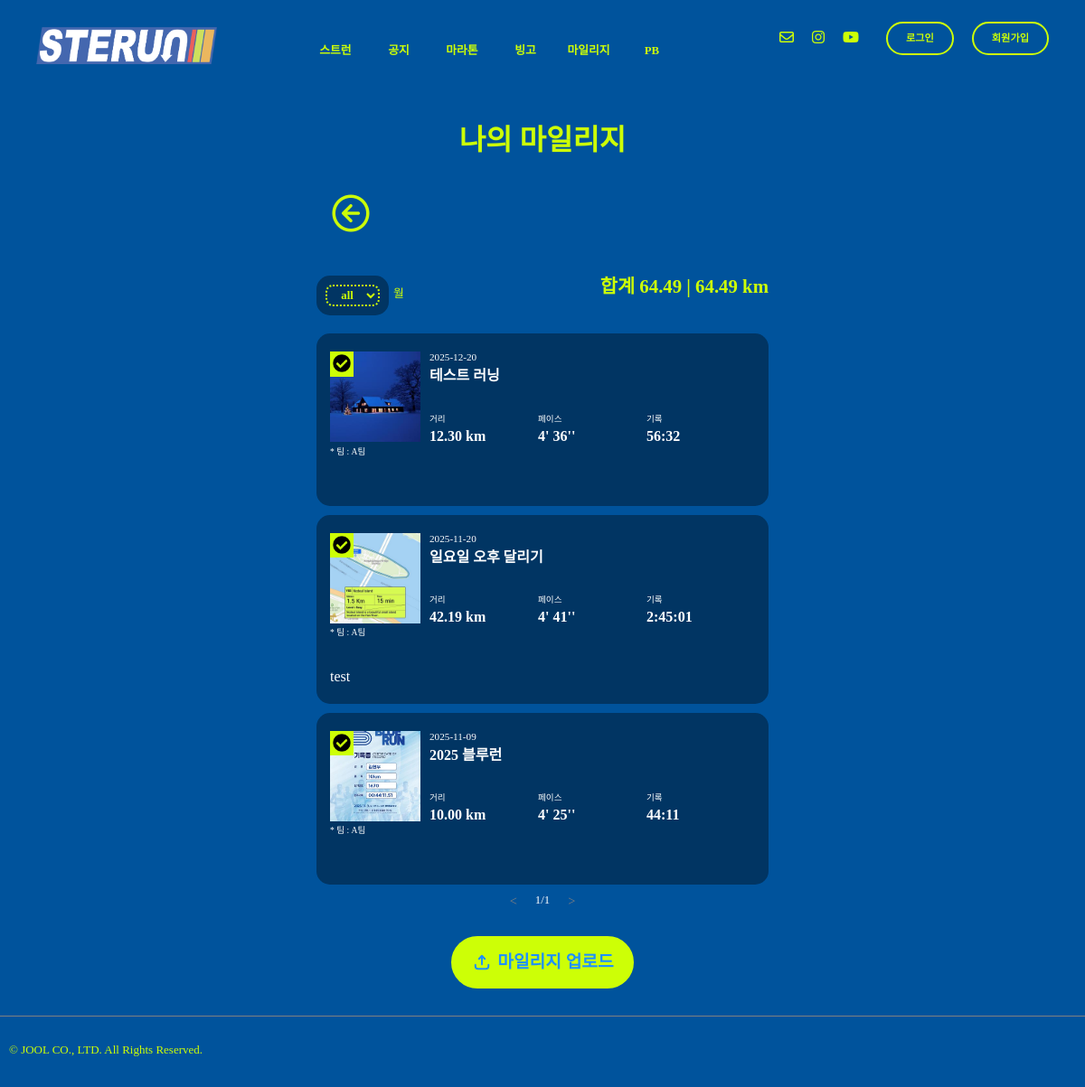
/runres/recordview/1/, run on the app's committed database.
### record/models.py (models this page shows, shortened)
class Record(models.Model):
    record_id = models.AutoField(primary_key=True)
    title = models.CharField(max_length=50)
    user = models.ForeignKey(settings.AUTH_USER_MODEL,on_delete=models.CASCADE)
    team = models.ForeignKey(Team, null=True, blank=True, on_delete=models.SET_NULL)
    record_date = models.DateField(blank=True, null=True)
    image = ResizedImageField(size=[500,500], upload_to="record", blank=False)
    distance = models.DecimalField(max_digits=6, decimal_places=2, blank=False, null=False)
    pace_m = models.IntegerField(null=True, blank=True)
    pace_s = models.IntegerField(null=True, blank=True)
    time_h = models.IntegerField(null=True, blank=True)
    time_m = models.IntegerField(null=True, blank=True)
    time_s = models.IntegerField(null=True, blank=True)
    desc = models.TextField(blank=True)
    confirmed = models.BooleanField(default=False)

class Team(models.Model):
    STATUS_CHOICES = [
        ('ready', '준비중'),
        ('go', '운영중'),
        ('stop', '완료'),
    ]
    team_id = models.AutoField(primary_key=True)
    team_name = models.CharField(max_length=50, null=False, blank=False)
    status = models.CharField(max_length=50, choices=STATUS_CHOICES, default='ready')
    def __str__(self):
        return str(self.team_name)

### record/views.py (the view, shortened to what this page needs)
# urls.py: path('recordview/<str:pk>/', views.recordview, name='recordview'),
def recordview(request,pk):
    month = request.GET.get('month')
    if month =="0" or month == None:
        month = "0"
        record_list = Record.objects.filter(user=pk).order_by('-record_date')
        distance_sum = Record.objects.filter(confirmed=True).filter(user=pk).aggregate(Sum('distance'))
        distance_sum_not = Record.objects.filter(user=pk).aggregate(Sum('distance'))
    page = int(request.GET.get('p', 1)) #없으면 1로 지정
    paginator = Paginator(record_list, 3) #한 페이지 당 몇개 씩 보여줄 지 지정
    record_list = paginator.get_page(page)
    return render(request,"record/run_record.html", {"context":record_list, "distance_sum":distance_sum, "month": month, "distance_sum_not":distance_sum_not})

### templates/record/run_record.html (shortened to what this page needs)
{% extends "base.html" %}
{% load static %}
{% block content %}
  <div class="main-view">
    <div class="space-h30"></div>
    <div>
      <p class="page-title">나의 마일리지</p>
    </div>
    <div class="container-500">
      <div class="run-submit-prev">
        <div class="previous-btn">
          <a href="{{ request.META.HTTP_REFERER }}">
            <img src="{% static "img/circle-arrow-down.png" %}" alt="logo-top" height="50px" ,="," width="auto"></a>
        </div>
      </div>
    </div>
    <div class="width500">
      <div class="space-h30"></div>
    </div>
    <div class="search-sum">
      <div class="filter-line">
        <div class="filter-card flex-row">
          <form action="{% url 'runres:recordview' user.pk %}" method="get" id="month-filter">
            <select name="month" class="month-filter">
              <option value="0">all</option>
            </select>
          </form>
        </div>
        <div class="month-filter-txt">월</div>
      </div>
      <div class="distance-sum">합계
        {{ distance_sum.distance__sum | floatformat:2 }}
        |
        {{ distance_sum_not.distance__sum | floatformat:2 }}
        km</div>
    </div>
    <div class="record-wrap-container">
      {% for data in context %}
        <div class="record-list-container">
          <a href="{% url 'runres:recordUpdateView' user.pk data.record_id %}">
            <div class="main-info-1 fade-in-up-short">
              <div class="record-img">
                {% if data.confirmed %}
                  <div class="cf-check">
                    <img src="{% static "img/check_circle_icon.png" %}" alt="logo" height="20px" width="auto">
                  </div>
                {% endif %}
                <img src="/media/{{ data.image }}" alt="logo-top" height="100px" width="100px">
              </div>
              <div class="title-date">
                <div class="record-date">{{ data.record_date | date:"Y-m-d" }}</div>
                <div class="record-title">{{ data.title }}</div>
                <div class="record-3">
                  <div class="record-part-box">
                    <div class="distance-txt">거리</div>
                    <div class="record-distance">{{ data.distance }}
                      km</div>
                  </div>
                  <div class="record-part-box">
                    <div class="distance-txt">페이스</div>
                    {% if data.pace_s < 10 %}
                      <div class="record-pace">{{ data.pace_m }}' 0{{ data.pace_s }}''</div>
                    {% else %}
                      <div class="record-pace">{{ data.pace_m }}'
                        {{ data.pace_s }}''</div>
                    {% endif %}
                  </div>
                  <div class="record-part-box">
                    <div class="distance-txt">기록</div>
                    {% if data.time_s < 10 %}
                      {% if data.time_h is not None %}
                        <div class="record-time">
                          {{ data.time_h }}:{{ data.time_m }}:0{{ data.time_s }}</div>
                      {% else %}
                        <div class="record-time">
                          {{ data.time_m }}:0{{ data.time_s }}</div>
                      {% endif %}
                    {% else %}
                      {% if data.time_h is not None %}
                        <div class="record-time">
                          {{ data.time_h }}:{{ data.time_m }}:{{ data.time_s }}</div>
                      {% else %}
                        <div class="record-time">
                          {{ data.time_m }}:{{ data.time_s }}</div>
                      {% endif %}
                    {% endif %}
                  </div>
                </div>
              </div>
            </div>
          </a>
          {% if data.team != None %}
            <div class="distance-txt">* 팀 :
              {{ data.team }}</div>
          {% endif %}
          <div class="record-desc fade-in-up-short2">{{ data.desc }}</div>
        </div>
      {% endfor %}
    </div>
    <div class="pagenation-container">
      {% if context.has_previous %}
        <a class="page-link" href="?month={{ month }}&p={{ context.previous_page_number }}">
          <div class="page-item">< </div>
        </a>
      {% else %}
        <a class="page-link" href="#">
          <div class="page-item disabled">< </div>
        </a>
      {% endif %}
      <div class="page-num">
        {{ context.number }}/{{ context.paginator.num_pages }}
      </div>
      {% if context.has_next %}
        <a class="page-link" href="?month={{ month }}&p={{ context.next_page_number }}">
          <div class="page-item">></div>
        </a>
      {% else %}
        <a class="page-link" href="#">
          <div class="page-item disabled">></div>
        </a>
      {% endif %}
    </div>
    <div class="space-h30"></div>
    <div class="btn-container">
      <a href="{% url 'runres:runres' %}">
        <div class="upload-btn">
          <svg xmlns="http://www.w3.org/2000/svg" fill="none" height="24" viewbox="0 0 24 24" width="24">
            <g stroke-linecap="round" stroke-linejoin="round" stroke-width="2">
              <path d="m4.75 14.75v1.5c0 1.6569 1.34315 3 3 3h8.5c1.6569 0 3-1.3431 3-3v-1.5"/>
              <path d="m12 14.25v-9.25"/>
              <path d="m8.75 8.25 3.25-3.5 3.25 3.5"/>
            </g>
          </svg>
          <div class="upload-txt">마일리지 업로드</div>
        </div>
      </a>
    </div>
  </div>
{% endblock content %}

### static/css/joolmag.css (style rules this page uses)
:root { --j-pink: #eea47f; --blue: #1e90ff; --white: #ffffff; --black: black; --jblue: #00539c; --jlightgreen: #cdff06; --kakaoyellow: #f7e600; --jdeepblue: #013563; }
* { font-family: "Escoredream"; font-weight: 300; }
a { text-decoration-line: none; color: var(--text-color); }
html { overflow-y: scroll; }
img { object-fit: cover; }
option { color: black; text-align: center; }
.main-view { min-height: 100vh; }
.space-h30 { height: 30px; }
.container-500 { width: 500px; margin: auto; }
.width500 { width: 500px; margin: auto; }
.page-title { text-align: center; font-weight: 900; color: var(--jlightgreen); font-size: 2rem; }
.flex-row { display: flex; width: 100%; }
.pagenation-container { display: flex; justify-content: center; width: 500px; text-align: center; margin: auto; padding-top: 10px; }
.page-item { display: flex; color: var(--jlightgreen); padding: 0 10px 0 10px; font-weight: 500; font-size: 0.9rem; border: var(--jlightgreen) solid 1px; border-radius: 5px; }
.page-num { color: var(--white); font-size: 0.8rem; padding: 0 10px 0 10px; }
.disabled { pointer-events: none; color: grey; opacity: 1; border: var(--jlightgreen) solid 0px; }
.mainbg { background-color: var(--jblue); margin: 0; padding: 0; overflow-y: auto; overflow-x: auto; }
.main-view { min-height: 90vh; }
.run-submit-prev { display: flex; justify-content: space-between; width: 95%; margin: auto; color: var(--jlightgreen); }
.previous-btn { font-size: 1rem; margin-top: 5px; margin-bottom: 10px; }
.main-info-1 { display: flex; }
.record-wrap-container { display: flex; flex-direction: column; justify-content: center; }
.record-list-container { display: flex; flex-direction: column; margin: auto; padding: 20px 15px 20px 15px; background-color: var(--jdeepblue); border-radius: 15px; margin-top: 10px; }
.btn-container { display: flex; justify-content: center; margin-bottom: 30px; }
.upload-btn { display: flex; background-color: var(--jlightgreen); color: var(--blue); font-weight: 700; margin: auto; padding: 15px 20px 15px 20px; border-radius: 5rem; border: var(--jlightgreen) solid 2px; }
.upload-txt { font-size: 1.2rem; font-weight: 700; margin: auto; margin-left: 5px; }
.record-img { object-fit: cover; }
.title-date { color: var(--white); display: flex; flex-direction: column; padding-left: 10px; }
.record-3 { color: var(--white); display: flex; flex-direction: row; padding-top: 2rem; }
.record-part-box { width: 120px; display: flex; flex-direction: column; }
.distance-txt { color: var(--white); font-size: 0.6rem; margin-bottom: 5px; }
.record-date { font-size: 0.7rem; margin: 0 0 5px 0; }
.record-title { font-weight: 700; }
.record-distance { margin-right: 30px; font-weight: 700; }
.record-pace { margin-right: 30px; font-weight: 700; }
.record-time { margin-right: 30px; font-weight: 700; }
.record-desc { margin-top: 30px; color: var(--white); }
.search-sum { display: flex; justify-content: space-between; width: 500px; margin: auto; padding-bottom: 10px; }
.distance-sum { font-size: 1.3rem; font-weight: 600; color: var(--jlightgreen); }
.month-filter { border-radius: 0.5rem; font-size: 0.8rem; height: 1.5rem; width: 60px; color: var(--jlightgreen); font-weight: 700; background-color: transparent; border: var(--jlightgreen) 2px dotted; }
.filter-line { display: flex; width: 100px; }
.filter-card { padding: 10px; background-color: var(--jdeepblue); border-radius: 15px; }
.month-filter-txt { padding-left: 5px; font-size: 0.8rem; color: var(--jlightgreen); line-height: 2.5rem; padding-right: 30px; }
.cf-check { display: block; position: absolute; background-color: var(--jlightgreen); padding: 3px 3px 0 3px; }
.fade-in-up-short { opacity: 0; transform: translateY(15px); animation: fadeInUp 0.8s ease-out forwards; animation-delay: 0.3s; }
.fade-in-up-short2 { opacity: 0; transform: translateY(15px); animation: fadeInUp 0.8s ease-out forwards; animation-delay: 0.5s; }

### static/css/article.css (style rules this page uses)
:root { --j-pink: #eea47f; --blue: #1e90ff; --white: #ffffff; --black: black; --jblue: #00539c; --jlightgreen: #cdff06; --kakaoyellow: #f7e600; --jdeepblue: #013563; }
* { font-family: "Escoredream"; font-weight: 300; }
html { overflow-y: scroll; }
.mainbg { background-color: var(--jblue); margin: 0; padding: 0; overflow-y: auto; overflow-x: auto; }

### data on the page
Record: confirmed True (drawn), image (picture), record_date "2025-12-20", title "테스트 러닝", distance "12.30", pace_m "4", pace_s "36", time_m "56", time_s "32", team "A팀"
Record: confirmed True (drawn), image (picture), record_date "2025-11-20", title "일요일 오후 달리기", distance "42.19", pace_m "4", pace_s "41", time_h "2", time_m "45", time_s "1", team "A팀", desc "test"
Record: confirmed True (drawn), image (picture), record_date "2025-11-09", title "2025 블루런", distance "10.00", pace_m "4", pace_s "25", time_m "44", time_s "11", team "A팀"

### other printed values
{{ distance_sum.distance__sum | floatformat:2 }} "64.49"
{{ distance_sum_not.distance__sum | floatformat:2 }} "64.49"
{{ context.number }} "1"
{{ context.paginator.num_pages }} "1"
